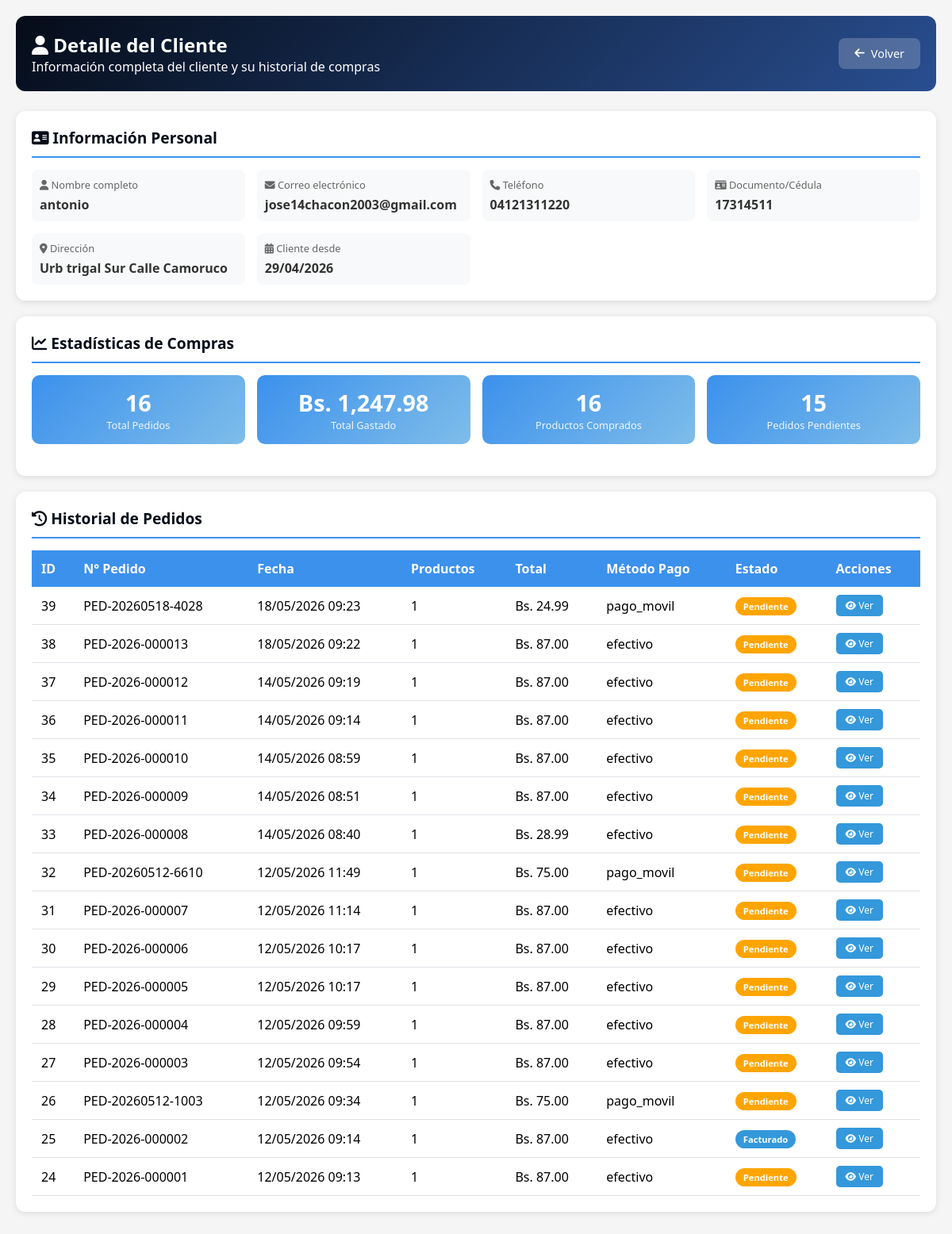
Page /clientes/detalle_cliente.php?id=6 on the committed database.
### tables this page shows
CREATE TABLE `users` (
  `id` int NOT NULL AUTO_INCREMENT,
  `nombre` varchar(100) NOT NULL,
  `correo` varchar(100) NOT NULL,
  `password` varchar(255) NOT NULL,
  `direccion` varchar(255) DEFAULT NULL,
  `estado` varchar(20) DEFAULT 'activo',
  `cedula` varchar(20) DEFAULT NULL,
  `telefono` varchar(20) DEFAULT NULL,
  `foto_perfil` varchar(255) DEFAULT NULL,
  `rol` varchar(20) DEFAULT 'usuario',
  `is_active` tinyint(1) DEFAULT '1',
  `email_verified` tinyint(1) DEFAULT '0',
  `verification_token` varchar(255) DEFAULT NULL,
  `last_login` datetime DEFAULT NULL,
  `created_at` timestamp NULL DEFAULT CURRENT_TIMESTAMP,
  PRIMARY KEY (`id`),
  UNIQUE KEY `correo` (`correo`),
  UNIQUE KEY `cedula` (`cedula`),
  KEY `idx_users_estado` (`estado`),
  KEY `idx_users_correo` (`correo`)
);

CREATE TABLE `pedidos` (
  `id` int NOT NULL AUTO_INCREMENT,
  `cliente_id` int DEFAULT NULL,
  `usuario_id` int DEFAULT NULL,
  `numero_pedido` varchar(20) NOT NULL,
  `fecha_pedido` datetime DEFAULT CURRENT_TIMESTAMP,
  `subtotal` decimal(10,2) NOT NULL DEFAULT '0.00',
  `impuesto` decimal(10,2) NOT NULL DEFAULT '0.00',
  `iva` decimal(10,2) NOT NULL DEFAULT '0.00',
  `total` decimal(10,2) NOT NULL DEFAULT '0.00',
  `estado` enum('pendiente','procesando','enviado','entregado','cancelado','facturado') DEFAULT 'pendiente',
  `metodo_pago` varchar(50) DEFAULT NULL,
  `referencia_pago` varchar(100) DEFAULT NULL,
  `comprobante_pago` varchar(255) DEFAULT NULL,
  `notas_cliente` text,
  `notas_internas` text,
  `observaciones` text,
  `fecha_facturacion` datetime DEFAULT NULL,
  `direccion_envio` text,
  `created_at` timestamp NULL DEFAULT CURRENT_TIMESTAMP,
  `updated_at` timestamp NULL DEFAULT CURRENT_TIMESTAMP ON UPDATE CURRENT_TIMESTAMP,
  PRIMARY KEY (`id`),
  UNIQUE KEY `numero_pedido` (`numero_pedido`),
  KEY `cliente_id` (`cliente_id`),
  KEY `usuario_id` (`usuario_id`),
  CONSTRAINT `pedidos_ibfk_1` FOREIGN KEY (`cliente_id`) REFERENCES `clientes` (`id`) ON DELETE SET NULL,
  CONSTRAINT `pedidos_ibfk_2` FOREIGN KEY (`usuario_id`) REFERENCES `users` (`id`) ON DELETE SET NULL
);

### clientes/detalle_cliente.php (the view, shortened to what this page needs)
<?php
try {
    $pdo = conectarDB();
} catch(PDOException $e) {
    die("Error interno del servidor");
}
$cliente_id = isset($_GET['id']) ? (int)$_GET['id'] : 0;
$stmt = $pdo->prepare("SELECT id, nombre, correo as email, telefono, cedula as documento, direccion, estado, created_at as fecha_registro
                        FROM users WHERE id = ? AND rol = 'usuario'");
$stmt->execute([$cliente_id]);
$cliente = $stmt->fetch(PDO::FETCH_ASSOC);
$stmtResumen = $pdo->prepare("SELECT
    COUNT(DISTINCT p.id) as total_pedidos,
    COALESCE(SUM(p.total), 0) as total_gastado,
    COALESCE(SUM(pd.cantidad), 0) as total_productos,
    MAX(p.created_at) as ultima_compra,
    COUNT(DISTINCT CASE WHEN p.estado = 'pendiente' THEN p.id END) as pedidos_pendientes,
    COUNT(DISTINCT CASE WHEN p.estado = 'completado' THEN p.id END) as pedidos_completados,
    COUNT(DISTINCT CASE WHEN p.estado = 'facturado' THEN p.id END) as pedidos_facturados,
    COUNT(DISTINCT CASE WHEN p.estado = 'cancelado' THEN p.id END) as pedidos_cancelados
FROM pedidos p
LEFT JOIN pedido_detalles pd ON p.id = pd.pedido_id
WHERE p.usuario_id = ?");
$stmtResumen->execute([$cliente_id]);
$resumen = $stmtResumen->fetch(PDO::FETCH_ASSOC);
$stmtPedidos = $pdo->prepare("SELECT
    p.id,
    p.numero_pedido,
    p.total,
    p.estado,
    p.metodo_pago,
    p.created_at as fecha,
    (SELECT COUNT(*) FROM pedido_detalles WHERE pedido_id = p.id) as total_productos
FROM pedidos p
WHERE p.usuario_id = ?
ORDER BY p.created_at DESC
LIMIT 20");
$stmtPedidos->execute([$cliente_id]);
$pedidos = $stmtPedidos->fetchAll(PDO::FETCH_ASSOC);
?>
<!DOCTYPE html>
<html lang="es">
<head>
    <link rel="stylesheet" href="https://cdnjs.cloudflare.com/ajax/libs/font-awesome/6.4.0/css/all.min.css">
</head>
<body>
<div class="container">
    <div class="header">
        <div>
            <h2><i class="fas fa-user"></i> Detalle del Cliente</h2>
            <p>Información completa del cliente y su historial de compras</p>
        </div>
        <a href="javascript:history.back()" class="btn-back"><i class="fas fa-arrow-left"></i> Volver</a>
    </div>
    <div class="card">
        <h3 class="card-title"><i class="fas fa-address-card"></i> Información Personal</h3>
        <div class="info-grid">
            <div class="info-item">
                <div class="info-label"><i class="fas fa-user"></i> Nombre completo</div>
                <div class="info-value"><?php echo htmlspecialchars($cliente['nombre']); ?></div>
            </div>
            <div class="info-item">
                <div class="info-label"><i class="fas fa-envelope"></i> Correo electrónico</div>
                <div class="info-value"><?php echo htmlspecialchars($cliente['email']); ?></div>
            </div>
            <div class="info-item">
                <div class="info-label"><i class="fas fa-phone"></i> Teléfono</div>
                <div class="info-value"><?php echo htmlspecialchars($cliente['telefono'] ?? 'No registrado'); ?></div>
            </div>
            <div class="info-item">
                <div class="info-label"><i class="fas fa-id-card"></i> Documento/Cédula</div>
                <div class="info-value"><?php echo htmlspecialchars($cliente['documento'] ?? 'No registrado'); ?></div>
            </div>
            <div class="info-item">
                <div class="info-label"><i class="fas fa-map-marker-alt"></i> Dirección</div>
                <div class="info-value"><?php echo htmlspecialchars($cliente['direccion'] ?? 'No registrada'); ?></div>
            </div>
            <div class="info-item">
                <div class="info-label"><i class="fas fa-calendar-alt"></i> Cliente desde</div>
                <div class="info-value"><?php echo date('d/m/Y', strtotime($cliente['fecha_registro'])); ?></div>
            </div>
        </div>
    </div>
    <div class="card">
        <h3 class="card-title"><i class="fas fa-chart-line"></i> Estadísticas de Compras</h3>
        <div class="stats-grid">
            <div class="stat-card">
                <div class="stat-number"><?php echo $resumen['total_pedidos'] ?? 0; ?></div>
                <div class="stat-label">Total Pedidos</div>
            </div>
            <div class="stat-card">
                <div class="stat-number">Bs. <?php echo number_format($resumen['total_gastado'] ?? 0, 2); ?></div>
                <div class="stat-label">Total Gastado</div>
            </div>
            <div class="stat-card">
                <div class="stat-number"><?php echo $resumen['total_productos'] ?? 0; ?></div>
                <div class="stat-label">Productos Comprados</div>
            </div>
            <div class="stat-card">
                <div class="stat-number"><?php echo $resumen['pedidos_pendientes'] ?? 0; ?></div>
                <div class="stat-label">Pedidos Pendientes</div>
            </div>
        </div>
    </div>
    <div class="card">
        <h3 class="card-title"><i class="fas fa-history"></i> Historial de Pedidos</h3>
        <?php if (empty($pedidos)): ?>
            <p style="text-align:center; padding: 40px;">No hay pedidos registrados para este cliente</p>
        <?php else: ?>
            <table class="data-table">
                <thead>
                    <tr>
                        <th>ID</th>
                        <th>N° Pedido</th>
                        <th>Fecha</th>
                        <th>Productos</th>
                        <th>Total</th>
                        <th>Método Pago</th>
                        <th>Estado</th>
                        <th>Acciones</th>
                    </tr>
                </thead>
                <tbody>
                    <?php foreach ($pedidos as $pedido): ?>
                        <tr>
                            <td><?php echo $pedido['id']; ?></td>
                            <td><?php echo htmlspecialchars($pedido['numero_pedido']); ?></td>
                            <td><?php echo date('d/m/Y H:i', strtotime($pedido['fecha'])); ?></td>
                            <td><?php echo $pedido['total_productos']; ?></td>
                            <td>Bs. <?php echo number_format($pedido['total'], 2); ?></td>
                            <td><?php echo htmlspecialchars($pedido['metodo_pago']); ?></td>
                            <td><span class="badge badge-<?php echo $pedido['estado']; ?>"><?php echo ucfirst($pedido['estado']); ?></span></td>
                            <td>
                                <button class="btn-view" onclick="verPedido(<?php echo $pedido['id']; ?>)">
                                    <i class="fas fa-eye"></i> Ver
                                </button>
                            </td>
                        </tr>
                    <?php endforeach; ?>
                </tbody>
            </table>
        <?php endif; ?>
    </div>
</div>
</body>
</html>

### clientes/detalle_cliente.php (style rules this page uses)
* { margin: 0; padding: 0; box-sizing: border-box; font-family: 'Segoe UI', Tahoma, Geneva, Verdana, sans-serif; }
body { background: #f5f5f5; padding: 20px; }
.container { max-width: 1200px; margin: 0 auto; }
.header { background: linear-gradient(135deg, #050C18, #294E90); color: white; padding: 20px; border-radius: 12px; margin-bottom: 25px; display: flex; justify-content: space-between; align-items: center; flex-wrap: wrap; }
.btn-back { background: rgba(255,255,255,0.2); color: white; border: none; padding: 10px 20px; border-radius: 8px; cursor: pointer; font-size: 0.9rem; text-decoration: none; display: inline-flex; align-items: center; gap: 8px; }
.card { background: white; border-radius: 12px; padding: 20px; margin-bottom: 20px; box-shadow: 0 2px 8px rgba(0,0,0,0.1); }
.card-title { font-size: 1.2rem; font-weight: 600; margin-bottom: 15px; padding-bottom: 10px; border-bottom: 2px solid #3C91ED; color: #050C18; }
.info-grid { display: grid; grid-template-columns: repeat(auto-fit, minmax(250px, 1fr)); gap: 15px; }
.info-item { padding: 10px; background: #f8f9fa; border-radius: 8px; }
.info-label { font-size: 0.8rem; color: #666; margin-bottom: 5px; }
.info-value { font-size: 1rem; font-weight: 600; color: #333; }
.stats-grid { display: grid; grid-template-columns: repeat(auto-fit, minmax(150px, 1fr)); gap: 15px; margin-bottom: 20px; }
.stat-card { background: linear-gradient(135deg, #3C91ED, #7EBDE9); color: white; padding: 15px; border-radius: 10px; text-align: center; }
.stat-number { font-size: 1.8rem; font-weight: 800; }
.stat-label { font-size: 0.8rem; opacity: 0.9; }
.data-table { width: 100%; border-collapse: collapse; }
.data-table th { background: #3C91ED; color: white; padding: 12px; text-align: left; }
.data-table td { padding: 10px 12px; border-bottom: 1px solid #dee2e6; }
.badge { padding: 4px 10px; border-radius: 20px; font-size: 0.7rem; font-weight: 600; display: inline-block; }
.badge-pendiente { background: #ffa502; color: white; }
.badge-facturado { background: #3498db; color: white; }
.btn-view { background: #3498db; color: white; border: none; padding: 5px 12px; border-radius: 5px; cursor: pointer; font-size: 0.75rem; }

### rows in the picture
users: nombre "antonio", correo "jose14chacon2003@gmail.com", telefono "04121311220", cedula "17314511", direccion "Urb trigal Sur Calle Camoruco", created_at "29/04/2026"
pedidos: id "39", numero_pedido "PED-20260518-4028", created_at "18/05/2026 09:23", total_productos "1", total "24.99", metodo_pago "pago_movil", estado "Pendiente"
pedidos: id "38", numero_pedido "PED-2026-000013", created_at "18/05/2026 09:22", total_productos "1", total "87.00", metodo_pago "efectivo", estado "Pendiente"
pedidos: id "37", numero_pedido "PED-2026-000012", created_at "14/05/2026 09:19", total_productos "1", total "87.00", metodo_pago "efectivo", estado "Pendiente"
pedidos: id "36", numero_pedido "PED-2026-000011", created_at "14/05/2026 09:14", total_productos "1", total "87.00", metodo_pago "efectivo", estado "Pendiente"
pedidos: id "35", numero_pedido "PED-2026-000010", created_at "14/05/2026 08:59", total_productos "1", total "87.00", metodo_pago "efectivo", estado "Pendiente"
pedidos: id "34", numero_pedido "PED-2026-000009", created_at "14/05/2026 08:51", total_productos "1", total "87.00", metodo_pago "efectivo", estado "Pendiente"
pedidos: id "33", numero_pedido "PED-2026-000008", created_at "14/05/2026 08:40", total_productos "1", total "28.99", metodo_pago "efectivo", estado "Pendiente"
pedidos: id "32", numero_pedido "PED-20260512-6610", created_at "12/05/2026 11:49", total_productos "1", total "75.00", metodo_pago "pago_movil", estado "Pendiente"
pedidos: id "31", numero_pedido "PED-2026-000007", created_at "12/05/2026 11:14", total_productos "1", total "87.00", metodo_pago "efectivo", estado "Pendiente"
pedidos: id "30", numero_pedido "PED-2026-000006", created_at "12/05/2026 10:17", total_productos "1", total "87.00", metodo_pago "efectivo", estado "Pendiente"
pedidos: id "29", numero_pedido "PED-2026-000005", created_at "12/05/2026 10:17", total_productos "1", total "87.00", metodo_pago "efectivo", estado "Pendiente"
pedidos: id "28", numero_pedido "PED-2026-000004", created_at "12/05/2026 09:59", total_productos "1", total "87.00", metodo_pago "efectivo", estado "Pendiente"
pedidos: id "27", numero_pedido "PED-2026-000003", created_at "12/05/2026 09:54", total_productos "1", total "87.00", metodo_pago "efectivo", estado "Pendiente"
pedidos: id "26", numero_pedido "PED-20260512-1003", created_at "12/05/2026 09:34", total_productos "1", total "75.00", metodo_pago "pago_movil", estado "Pendiente"
pedidos: id "25", numero_pedido "PED-2026-000002", created_at "12/05/2026 09:14", total_productos "1", total "87.00", metodo_pago "efectivo", estado "Facturado"
pedidos: id "24", numero_pedido "PED-2026-000001", created_at "12/05/2026 09:13", total_productos "1", total "87.00", metodo_pago "efectivo", estado "Pendiente"

### other values in the picture
$resumen['total_pedidos'] "16"
$resumen['total_gastado'] "1,247.98"
$resumen['total_productos'] "16"
$resumen['pedidos_pendientes'] "15"
